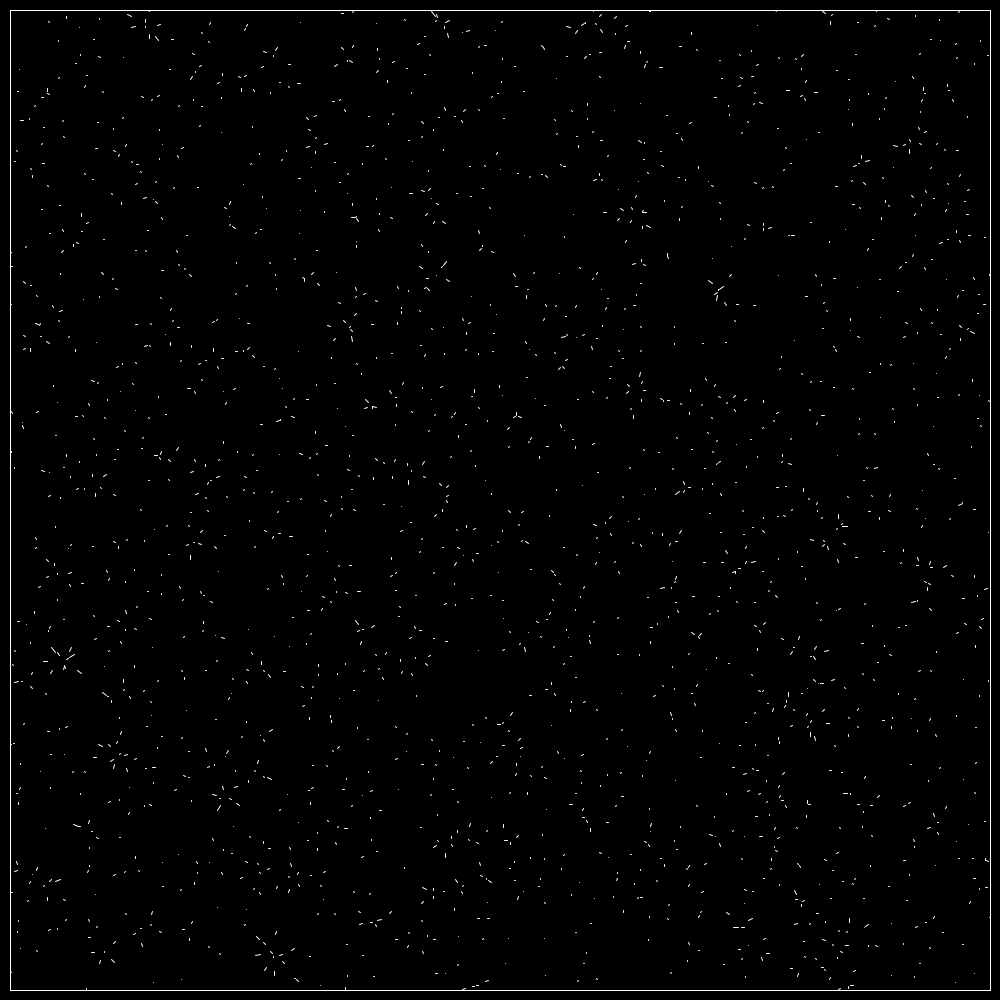
Frame 1 (no input)
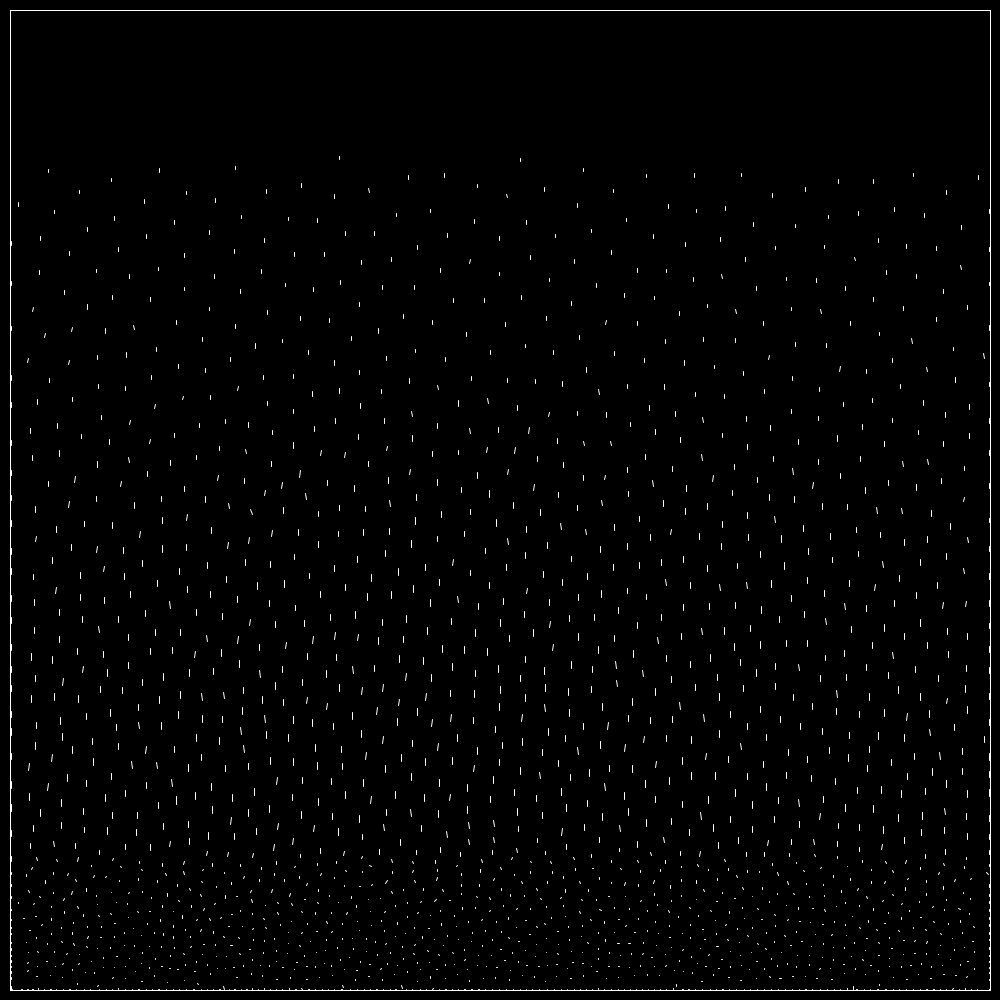
Frame 60 (the mouse pressed at the canvas centre just before this capture)
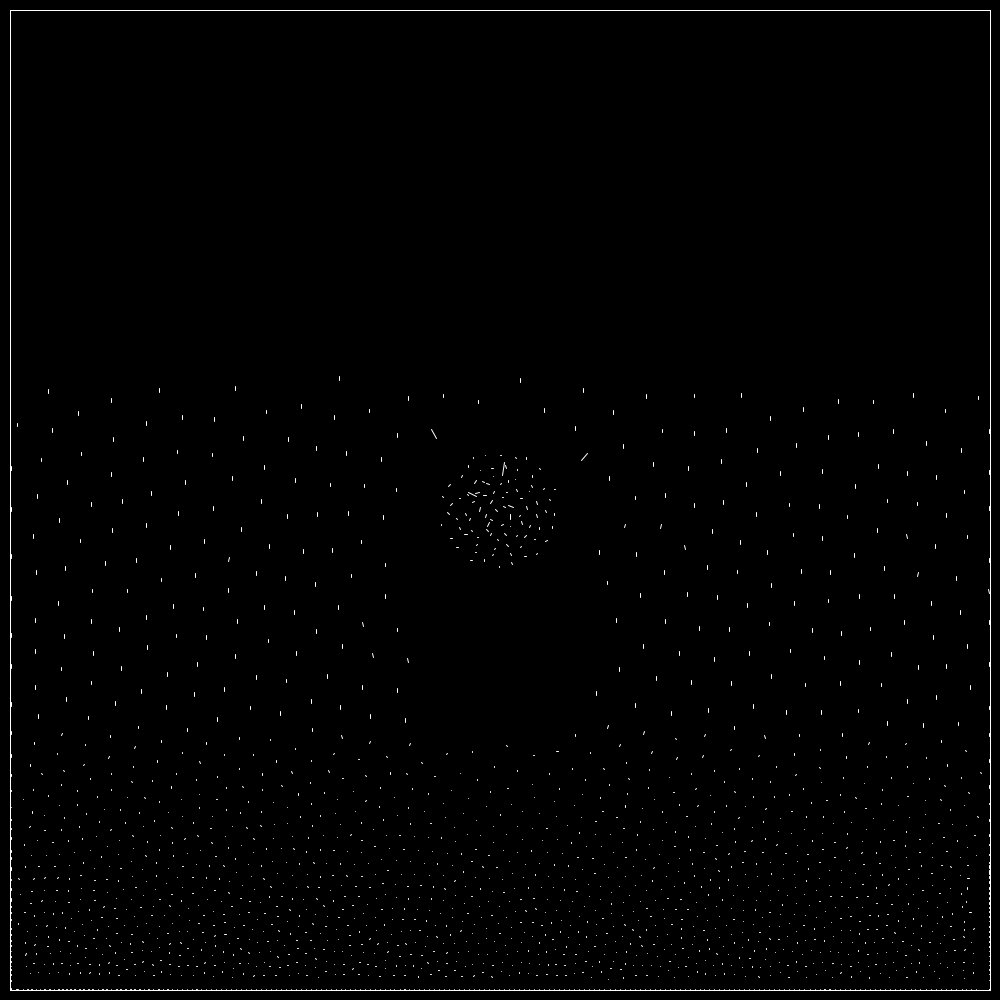
Frame 120 (the mouse held since frame 60 and released just before this capture)

The Processing sketch that drew these frames (run headless with seeded random() and noise(); from frame 60 on, the mouse is pressed at the canvas centre):

// Processing sketch: particle
// ── particle.pde
boolean lines = false;
/* 
gravity toggle
toggle this by pressing 'g'
*/
boolean gravity = true;
/* Particle count */
int particleCount = 2000;
/* Particle array */
Particle[] particles = new Particle[particleCount+1];
void setup() {
  /* The app is 500 x 500 pixels */
  size(1000,1000);
  /* RGB colormode, with range of 0 to 400 */
  colorMode(RGB, 400);
  /* Frame rate is 30 */
  frameRate(30);
  /* The fill color is set to black (0) for the boundaries (drawn as a quad) */
  fill (0);
  /* We loop through our particle count and initialize each */
  for (int x = particleCount; x >= 0; x--) { 
    particles[x] = new Particle();
  }
}
void draw() {
  /* The screen is cleared, and colored black */
  background(0);
  /* The stroke color is set to white for the border. */
  stroke (400);
  /* The border; it is 10 pixels from all sides */
  quad (10,10,10,height-10,width-10,height-10,width-10,10);  
  /* All of our particles are looped through, and updated */
  for (int i = particleCount; i >= 0; i--) { 
    Particle particle = (Particle) particles[i];
    particle.update(i);
  }
}
class Particle {
  /* 
  Global class variables 
  These are kept track of, and aren't lost when the class particle is finished operating.
  */
  /* the x and y are our coordinates for each particles */
  float x;
  float y;
  /* vx and vy are the velocities along each axis the particles are traveling */
  float vx;
  float vy; 
  /* Particle initialization. We define the beginning properties of each particle here. */
  Particle() {
    x = random(10,width-10);
    y = random(10,height-10);
  }
  /* These are called everytime we check with the other particle's distances  */
  float getx() {
    return x; 
  }
  float gety() {
    return y;
  }
  void update(int num) {
   /* Friction is simulated here */
   vx *= 0.84;
   vy *= 0.84;
   /* Here, every particle is looped through and checked to see if they're close enough to have effect on the current particle. */
   for (int i = particleCount; i >= 0; i--)  {
     /* Check to see if the particle we're checking isn't the current particle. */
     if (i != num) { 
        /* drawthis boolean is initialized. it determines whether the particle is close enough to the other particles for relationship lines to be drawn, assuming it's enabled */
        boolean drawthis = false;
        /* 
        Integers are used to keep track of the shade for each particle
        The red shade shows opposition
        The blue shade shows attraction
        */
        float redshade = 0;
        float blueshade = 0;
        /* We set our particle */
        Particle particle = (Particle) particles[i];
        /* The x and y coordinates of the particle is found, so we can compare distances with our current particle. */
        float tx = particle.getx();
        float ty = particle.gety();
        /* The radius or distance between both particles are determined */
        float radius = dist(x,y,tx,ty);
        /* Is the radius small enough for the particle to have an effect on our current one? */
        if (radius < 35) { 
           /* We've the determine that the particle is close enough for relationship lines, so we set drawthis to true. */
           drawthis = true; 
           /* If so, we proceed to calculate the angle. */
           float angle = atan2(y-ty,x-tx);
           /* Is the radius close enough to be deflected? */
           if (radius < 30) {
             /* Is relationship lines toggled? */
             if (lines) {
               /* 
               Redshade is increased by the distance * 5. The distance is multiplied by 10 because our radius will be within 40 pixels,
               30 * 13.33... is 400
               We invert it so it gets redder as the particle approaches the current particle, rather than vice versa.
               */
               redshade = 13 * (30 - radius);
             }
             /*
             Here, we calculate a coordinate at a angle opposite of the direction where the other particle is.
             0.07 is the strength of the particle's opposition, while (40 - radius) is how much it is effected, according to how close it is.
             */
             vx += (30 - radius) * 0.07 * cos(angle);
             vy += (30 - radius) * 0.07 * sin(angle);
           }
           /* 
           Here we see if the particle is within 25 and 35 pixels of the current particle 
           (we already know that the particle is under 35 pixels distance, since this if statement is nested
           in if (radius < 35), so rechecking is unnecessary
           */
           if (radius > 25) { 
             /* check to see if relationship lines are toggled */
             if (lines) {
               /* The blue shade, between 0 and 400, is used to show how much each particle is attracted */
               blueshade = 40 * (35 - radius);
             }
             /* This does the opposite of the other check. It pulls the particle towards the other.  */
             vx -= (25 - radius) * 0.005 * cos(angle);
             vy -= (25 - radius) * 0.005 * sin(angle);
           }
        }
        /* Check to see if relationship lines are enabled */
        if (lines) {
          /* Check to see if the two particles are close enough. */
          if (drawthis) {
             /* Set the stroke color */
             stroke (redshade, 0, blueshade);
             /* draw the line */
             line(x,y,tx,ty);
          }
        }
      }
    }
    /* Check to see if the user is clicking */
    if (mousePressed) {
      /* The cursor's x and y coordinates. */
      float tx = mouseX;
      float ty = mouseY;
      /* the distance between the cursor and particle */
      float radius = dist(x,y,tx,ty);
      if (radius < 100) {
        /* Calculate the angle between the particle and the cursor. */
        float angle = atan2(ty-y,tx-x);
        /* Are we left-clicking or not? */
        if (mouseButton == LEFT) {
          /* If left, then the particles are deflected */
          vx -= radius * 0.07 * cos(angle);
          vy -= radius * 0.07 * sin(angle);
          /* The stroke color is red */
          stroke(radius * 4,0,0);
        }
        else {
          /* If right, the particles are attracted. */
          vx += radius * 0.07 * cos(angle);
          vy += radius * 0.07 * sin(angle); 
          /* The stroke color is blue */
          stroke(0,0,radius * 4);
        }
        /* If line relationships are enabled, the lines are drawn. */
        if (lines) line (x,y,tx,ty); 
      }
    }   
    /* Previox x and y coordinates are set, for drawing the trail */
    int px = (int)x;
    int py = (int)y;
    /* Our particle's coordinates are updated. */
    x += vx;
    y += vy;
    /* Gravity is applied. */
    if (gravity == true) vy += 0.7;
    /* Border collisions */
    if (x > width-11) {
      /* Reverse the velocity if towards wall */
      if (abs(vx) == vx) vx *= -1.0;
      /* The particle is placed back at the wall */
      x = width-11;
    }
    if (x < 11) {
      if (abs(vx) != vx) vx *= -1.0;
      x = 11;
    }
    if (y < 11) {
      if (abs(vy) != vy) vy *= -1.0;
      y = 11;
    }
    if (y > height-11) {
      if (abs(vy) == vy) vy *= -1.0;
      vx *= 0.6;
      y = height-11;
    }
    /* if relationship lines are disabled */
    if (!lines) {
      /* The stroke color is set to white */
      stroke (400);
      /* The particle is drawn */
      line(px,py,int(x),int(y));
    }
  }
}  
/* User presses a key */
void keyPressed() {
  /* if they press g */
  if (key == 'g' || key == 'G') {
    /* we toggle gravity */
    if (gravity) gravity = false;
    else gravity = true;
  }
  /* otherwise */
  else {
    /* we toggle line relationships */
    if (lines) lines = false;
    else lines = true;
  }
}
